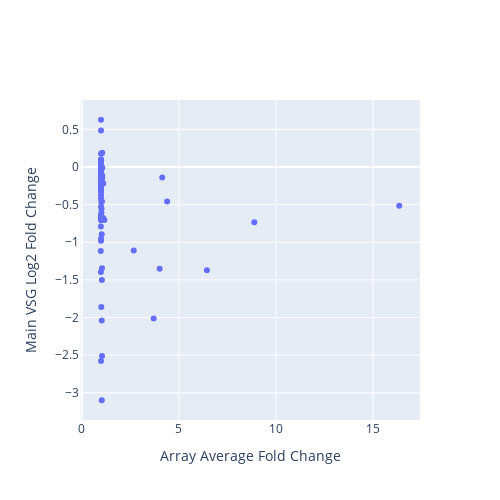

Notebook cell for this chart:
### Code cell
from plotly.subplots import make_subplots
import plotly.graph_objects as go
import plotly.io as pio

fig = make_subplots(
    rows=1,
    cols=1,
    #subplot_titles=["array vs Main VSG"],
)

scatter = go.Scatter(
    x=merge['array'],
    y=merge['main_vsg'],
    mode='markers',
    text=list(merge.index.values),
    hoverinfo='text',
    name='scatter',
    showlegend=False,
    # hovertemplate='%{text}'
)
fig.add_trace(scatter, row=1, col=1)

fig.update_layout(
    width=500,
    height=500,
    showlegend=False,
    hovermode='closest',
    xaxis_title="Array Average Fold Change",
    yaxis_title="Main VSG Log2 Fold Change",
)

# Save as an exportable HTML file
pio.write_html(
    fig,
    file="array_vs_main_vsg.html",   # change path/name if you like
    include_plotlyjs="cdn",
    full_html=True,
    auto_open=False,
)
fig

### Figure 1 — Plotly figure (JSON) as saved in the notebook; plotly's stock layout.template omitted (floating-point values rounded to 4 significant figures)
{"data": [{"hoverinfo": "text", "mode": "markers", "name": "scatter", "showlegend": false, "text": ["BDF2_1_KO48", "BDF3_1_KO24", "BET151_1_Drug12h", "BET151_1_Drug24h", "BET151_1_Drug3h", "BET151_1_Drug48h", "BET151_1_Drug6h", "BET151_1_Drug72h", "CAF1b_1_RNAi24", "CFB2_1_RNAi9", "DFO_1_DFO", "DFO_1_DFOFe", "DFO_1_Fe", "DRBD18_1_RNAi12", "H1_1_RNAi96", "H3H4_1_KOH3", "H3H4_1_KOH3J", "H3H4_1_KOH4", "H3H4_1_KOH4J", "H3H4_1_KOJ2", "H3H4_2_KO48", "H3H4_3_KO48", "H3_1_KOH3", "H3_1_KOH3J", "H3_1_KOJ", "IPMK_1_RNAi36", "IPMK_2_RNAi36", "MCMBP_1_KO24", "MCMBP_1_KO48", "PIP5Pase_1_KO", "PIP5Pase_2_D360A_N362A", "PNUTS_1_RNAi48", "RBP10_1_RNAi24", "RBP10_2_RNAi24", "RBP10_3_RNAi24", "RBP33_1_RNAi48", "RBP42_1_KO24", "RBP42_1_KO48", "RBP42_1_KO72", "RNaseH1_1_KO", "RNaseH2A_1_RNAi24", "RNaseH2A_2_RNAi36", "SET27_1_KO", "SET27_1_sKO", "SNF2PH_1_RNAi48", "TFR_1_RNAi24", "TbATR_1_RNAi24", "TbATR_2_RNAi36", "TbESB1_1_RNAi24", "TbESB1_2_KO48", "TbESB1_3_OE24", "TbHAT_1_RNAi48HAT1", "TbHAT_1_RNAi48HAT2", "TbPP1one_1_RNAi24", "TbPP1seven_1_RNAi24", "TbRAP1_1_2SD", "TbRAP1_1_5A", "TbRAP1_1_KO", "TbRAP1_2_dMyb", "TbSAP_1_RNAi72", "VEX1_1_Oe72", "VEX1_2_RNAi72", "VEX1_4_RNAi24", "VEX1_5_RNAi48", "VEX1_6_RNAi72", "VEX1and2_1_RNAi24", "VEX1and2_1_RNAi48", "VEX2_1_RNAi24", "VEX2_1_RNAi48", "ZC3H28_1_RNAi10", "ZC3H28_1_RNAi14", "ZC3H28_1_RNAi16", "ZC3H28_1_RNAi24", "ZC3H40_1_RNAi72", "ZC3H5_2_RNAi12", "ZC3H5_3_RNAi12", "ZC3H5_4_RNAi12", "ZC3H5_5_RNAi12"], "type": "scatter", "x": [1.0, 1.026, 1.0, 1.0, 1.0, 1.0, 1.0, 1.038, 1.048, 0.9928, 1.0, 1.0, 1.0, 1.0, 1.0, 1.0, 1.0, 1.0, 1.0, 1.0, 1.05, 1.036, 1.0, 1.006, 1.0, 1.0, 1.0, 1.022, 1.175, 16.35, 4.017, 1.054, 1.0, 1.0, 1.0, 2.683, 1.001, 1.012, 1.115, 1.0, 1.0, 1.044, 1.062, 1.0, 1.0, 1.005, 1.014, 1.115, 1.016, 1.052, 1.0, 1.0, 1.002, 4.147, 1.0, 6.446, 3.709, 4.401, 8.888, 1.065, 1.073, 1.0, 1.0, 1.0, 1.0, 1.014, 1.035, 1.018, 1.028, 0.9884, 1.0, 0.9914, 0.986, 1.0, 1.064, 1.0, 1.0, 1.0], "xaxis": "x", "y": [-0.3716, -0.5553, -0.02755, -0.7094, 0.4828, -2.576, 0.09418, -3.099, -0.4579, -1.394, 0.03405, -0.04079, 0.05408, -0.3174, -0.5289, -0.327, -0.1196, -0.6821, -0.6398, -0.9816, -1.346, -2.039, -0.067, 0.09047, 0.008439, -0.2811, -0.1735, -0.1815, -0.7051, -0.5163, -1.351, -0.11, -0.671, -0.688, -0.6605, -1.109, 0.1769, -0.01795, -0.2204, -0.1427, -0.4175, -1.501, 0.1891, -0.1021, -0.01494, -0.06309, -0.2232, -0.6769, -1.861, -2.511, -0.2487, -0.2521, -0.2073, -0.1403, -0.6599, -1.372, -2.013, -0.4586, -0.7359, -0.009743, -0.2078, 0.09933, -0.02921, -0.1232, -0.01123, -0.464, -0.8925, -0.6084, -0.67, -0.1568, -0.9521, -0.7902, -1.116, -0.2616, -0.1433, -0.0367, 0.6272, -0.1306], "yaxis": "y"}], "layout": {"height": 500, "hovermode": "closest", "showlegend": false, "width": 500, "xaxis": {"anchor": "y", "domain": [0, 1], "title": {"text": "Array Average Fold Change"}}, "yaxis": {"anchor": "x", "domain": [0, 1], "title": {"text": "Main VSG Log2 Fold Change"}}}}
